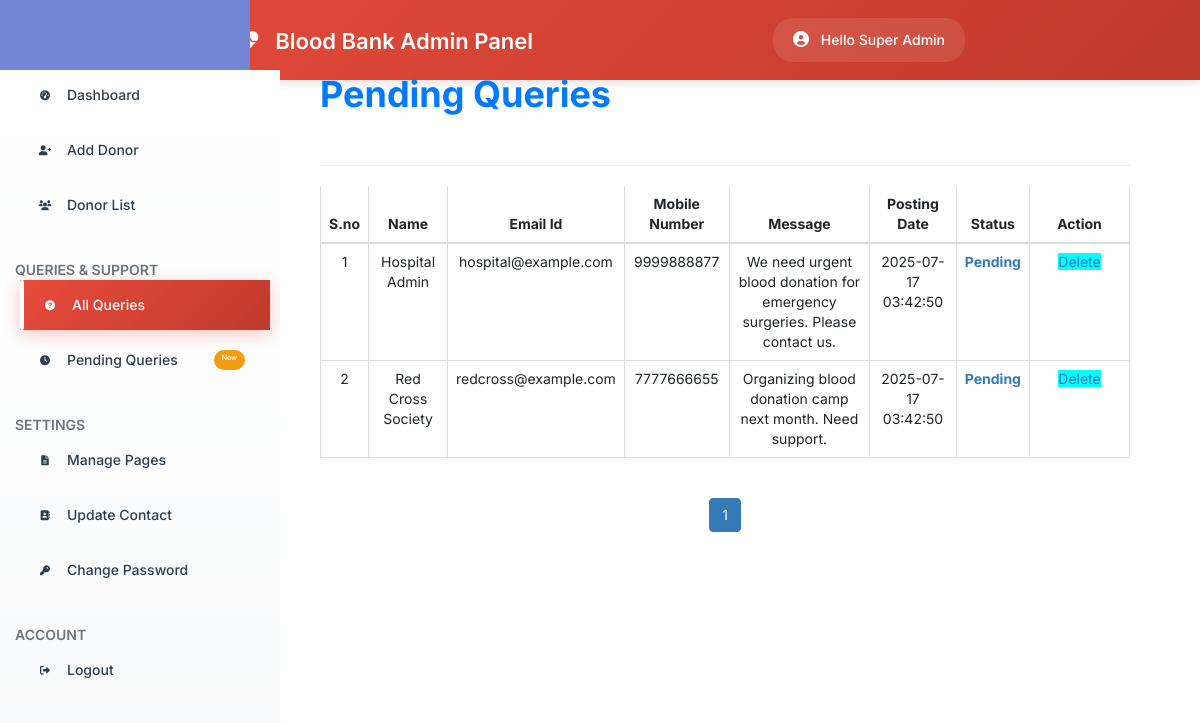
/admin/pending_query.php (signed in), run on the app's committed database.
### tables this page shows
CREATE TABLE `contact_query` (
  `query_id` int(11) NOT NULL AUTO_INCREMENT,
  `query_name` varchar(100) NOT NULL,
  `query_mail` varchar(100) NOT NULL,
  `query_number` varchar(15) NOT NULL,
  `query_message` text NOT NULL,
  `query_date` timestamp NOT NULL DEFAULT CURRENT_TIMESTAMP,
  `query_status` tinyint(1) NOT NULL DEFAULT '2' COMMENT '1=Read, 2=Pending',
  PRIMARY KEY (`query_id`)
);

### admin/pending_query.php (the view, shortened to what this page needs)
<?php
include($_SERVER['DOCUMENT_ROOT'] . '/blood bank/config/config.php');
?>
<!DOCTYPE html>
<html lang="en">
<head>
  <link rel="stylesheet" href="../public/css/bootstrap.min.css">
  <link rel="stylesheet" href="../public/css/style.css">
  <link rel="stylesheet" href="https://cdnjs.cloudflare.com/ajax/libs/font-awesome/5.15.3/css/all.min.css">
</head>
<?php
if (isset($_SESSION['loggedin']) && $_SESSION['loggedin'] == true) {
?>
  <body style="color:black">
    <div id="header">
      <?php include 'header.php';
      ?>
    </div>
    <div id="sidebar">
      <?php $active = "query";
      include 'sidebar.php'; ?>
    </div>
    <div id="content">
      <div class="container-fluid">
        <div class="row mt-4">
          <div class="col-md-12 lg-12 sm-12">
            <h1 class="page-title">Pending Queries</h1>
          </div>
        </div>
        <hr>
        <?php
        $limit = 10;
        if (isset($_GET['page'])) {
          $page = $_GET['page'];
        } else {
          $page = 1;
        }
        $offset = ($page - 1) * $limit;
        $count = $offset + 1;
        $sql = " select * from contact_query where query_status>1 LIMIT {$offset},{$limit}";
        $result = mysqli_query($conn, $sql);
        if (mysqli_num_rows($result) > 0) {
        ?>
          <div class="table-responsive">
            <table class="table table-bordered" style="text-align:center">
              <thead style="text-align:center">
                <th style="text-align:center">S.no</th>
                <th style="text-align:center">Name</th>
                <th style="text-align:center">Email Id</th>
                <th style="text-align:center">Mobile Number</th>
                <th style="text-align:center">Message</th>
                <th style="text-align:center">Posting Date</th>
                <th style="text-align:center">Status</th>
                <th style="text-align:center">Action</th>
              </thead>
              <tbody>
                <?php
                while ($row = mysqli_fetch_assoc($result)) { ?>
                  <tr>
                    <td><?php echo $count++; ?></td>
                    <td><?php echo $row['query_name']; ?></td>
                    <td><?php echo $row['query_mail']; ?></td>
                    <td><?php echo $row['query_number']; ?></td>
                    <td><?php echo $row['query_message']; ?></td>
                    <td><?php echo $row['query_date']; ?></td>
                    <?php if ($row['query_status'] == 1) {
                    ?><td>Read<br></td>
                    <?php } else { ?>
                      <td><a href="query.php?id=<?php echo $row['query_id']; ?>" onclick="clickme()"><b id="demo">Pending</b></a><br>
                      </td>
                    <?php } ?>
                    <td id="he" style="width:100px">
                      <a style="background-color:aqua" href='delete_query.php?id=<?php echo $row['query_id']; ?>'> Delete </a>
                    </td>
                  </tr>
                <?php } ?>
              </tbody>
            </table>
          </div>
        <?php } ?>
        <div class="table-responsive" style="text-align:center;align:center">
          <?php
          $sql1 = "SELECT * FROM contact_query";
          $result1 = mysqli_query($conn, $sql1) or die("Query Failed.");
          if (mysqli_num_rows($result1) > 0) {
            $total_records = mysqli_num_rows($result1);
            $total_page = ceil($total_records / $limit);
            echo '<ul class="pagination admin-pagination">';
            for ($i = 1; $i <= $total_page; $i++) {
              if ($i == $page) {
                $active = "active";
              } else {
                $active = "";
              }
              echo '<li class="' . $active . '"><a href="query.php?page=' . $i . '">' . $i . '</a></li>';
            }
            echo '</ul>';
          }
          ?>
        </div>
      </div>
    </div>
  <?php }
  ?>
  </body>
</html>

### admin/header.php (shortened to what this page needs)
<!DOCTYPE html>
<html lang="en">
<head>
  <link rel="stylesheet" href="https://cdnjs.cloudflare.com/ajax/libs/font-awesome/6.0.0/css/all.min.css">
  <link rel="stylesheet" href="https://maxcdn.bootstrapcdn.com/bootstrap/3.4.1/css/bootstrap.min.css">
</head>
<body>
<nav class="navbar navbar-inverse">
  <div class="container-fluid">
    <div class="navbar-header">
      <a class="navbar-brand" href="dashboard.php">
        Blood Bank Admin Panel
      </a>
    </div>
    <ul class="nav navbar-nav navbar-right">
      <li>
        <a href="#" style="font-weight: 500;">
          <i class="fas fa-user-circle" style="margin-right: 8px; font-size: 16px;"></i>
          <?php
          $username = $_SESSION['username'];
          $sql = "SELECT * FROM admin_info WHERE admin_username = ?";
          $stmt = mysqli_prepare($conn, $sql);
          mysqli_stmt_bind_param($stmt, "s", $username);
          mysqli_stmt_execute($stmt);
          $result = mysqli_stmt_get_result($stmt);
          $row = mysqli_fetch_assoc($result);
          echo "Hello " . htmlspecialchars($row['admin_name']);
          ?>
        </a>
      </li>
    </ul>
  </div>
</nav>
</body>
</html>

### public/css/style.css (style rules this page uses)
body { font-family: 'Roboto', Arial, sans-serif; line-height: 1.6; background-color: #f8f9fa; color: #333; }
.page-title { color: #007bff; font-weight: bold; margin-bottom: 30px; }
#sidebar { width: 250px; position: fixed; top: 0; left: 0; height: 100vh; z-index: 999; background: #7386D5; color: #fff; transition: all 0.3s; }
#content { width: calc(100% - 150px); padding: 40px; min-height: 100vh; transition: all 0.3s; position: absolute; top: 0; right: 0; }
.navbar { background-color: #f8f9fa; box-shadow: 0 2px 4px rgba(0,0,0,0.1); }
.navbar-brand { font-size: 1.25rem; font-weight: bold; color: rgba(0,0,0,.9); }
h1, h2, h3, h4 { margin-bottom: 20px; font-weight: 700; }
h1 { font-weight: bold; color: #e74c3c; }

### admin/pending_query.php (style rules this page uses)
body { background-color: #f8f9fa; color: #333; }
.page-title { color: #007bff; font-weight: bold; margin-bottom: 30px; }
#sidebar { width: 250px; position: fixed; top: 0; left: 0; height: 100vh; z-index: 999; background: #7386D5; color: #fff; transition: all 0.3s; }
#content { width: calc(100% - 250px); padding: 40px; min-height: 100vh; transition: all 0.3s; position: absolute; top: 0; right: 0; }

### admin/header.php (style rules this page uses)
body { font-family: 'Inter', sans-serif; }
.navbar { background: linear-gradient(135deg, #e74c3c, #c0392b); padding: 15px 0; border: none; border-radius: 0; box-shadow: 0 2px 10px rgba(0,0,0,0.15); margin-bottom: 0; width: 100%; }
.container-fluid { padding-left: 30px; padding-right: 30px; }
.navbar-brand { font-size: 22px; font-weight: 600; color: #ffffff !important; transition: all 0.3s ease; padding: 15px 0; }
.navbar-nav > li > a { color: #ffffff !important; font-weight: 500; padding: 12px 20px; border-radius: 20px; transition: all 0.3s ease; background: rgba(255,255,255,0.1); margin: 3px 0 3px 10px; }

### admin/sidebar.php (style rules this page uses)
:root { --primary-color: #e74c3c; --primary-dark: #c0392b; --secondary-color: #34495e; --success-color: #27ae60; --warning-color: #f39c12; --info-color: #3498db; --light-bg: #f8f9fa; --white: #ffffff; --text-dark: #2c3e50; --text-muted: #6c757d; --shadow: 0 4px 20px rgba(0,0,0,0.1); --border-radius: 12px; --transition: all 0.3s cubic-bezier(0.4, 0, 0.2, 1); }

### data on the page
contact_query: query_name "Hospital Admin", query_mail "hospital@example.com", query_number "9999888877", query_message "We need urgent blood donation for emergency surgeries. Please contact us.", query_date "2025-07-17 03:42:50"
contact_query: query_name "Red Cross Society", query_mail "redcross@example.com", query_number "7777666655", query_message "Organizing blood donation camp next month. Need support.", query_date "2025-07-17 03:42:50"

### other printed values
$row['admin_name'] "Super Admin"
